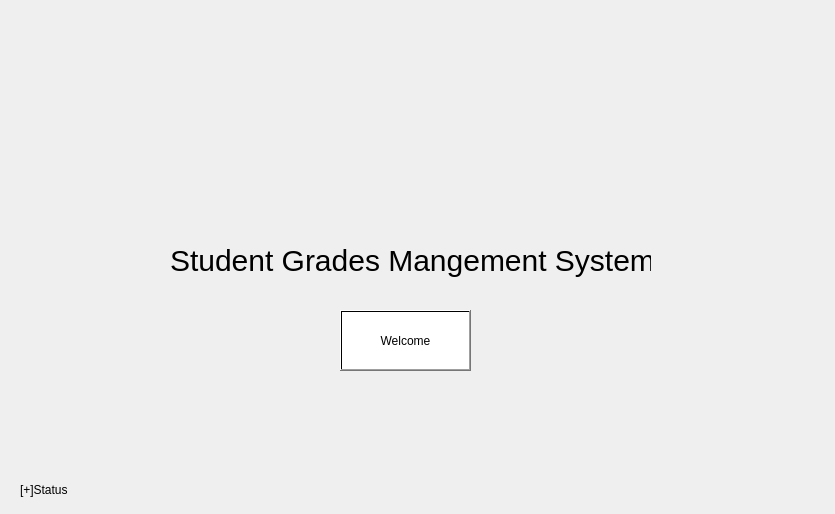
<?xml version="1.0" encoding="UTF-8"?>
<ui version="4.0">
 <class>Welcome</class>
 <widget class="QWidget" name="Welcome">
  <property name="geometry">
   <rect>
    <x>0</x>
    <y>0</y>
    <width>835</width>
    <height>514</height>
   </rect>
  </property>
  <property name="windowTitle">
   <string>Form</string>
  </property>
  <widget class="QLabel" name="title">
   <property name="geometry">
    <rect>
     <x>170</x>
     <y>240</y>
     <width>481</width>
     <height>41</height>
    </rect>
   </property>
   <property name="layoutDirection">
    <enum>Qt::LeftToRight</enum>
   </property>
   <property name="styleSheet">
    <string notr="true">QLabel{
	font-size:30px;
}</string>
   </property>
   <property name="text">
    <string>Student Grades Mangement System</string>
   </property>
  </widget>
  <widget class="QLabel" name="Pi">
   <property name="geometry">
    <rect>
     <x>230</x>
     <y>110</y>
     <width>351</width>
     <height>131</height>
    </rect>
   </property>
   <property name="layoutDirection">
    <enum>Qt::LeftToRight</enum>
   </property>
   <property name="frameShape">
    <enum>QFrame::NoFrame</enum>
   </property>
   <property name="text">
    <string/>
   </property>
   <property name="textFormat">
    <enum>Qt::AutoText</enum>
   </property>
   <property name="pixmap">
    <pixmap>../assets/logopi.png</pixmap>
   </property>
   <property name="scaledContents">
    <bool>true</bool>
   </property>
   <property name="alignment">
    <set>Qt::AlignCenter</set>
   </property>
  </widget>
  <widget class="QPushButton" name="welcome">
   <property name="geometry">
    <rect>
     <x>340</x>
     <y>310</y>
     <width>131</width>
     <height>61</height>
    </rect>
   </property>
   <property name="layoutDirection">
    <enum>Qt::LeftToRight</enum>
   </property>
   <property name="autoFillBackground">
    <bool>false</bool>
   </property>
   <property name="styleSheet">
    <string notr="true">QPushButton{
	font: 14pt &quot;Segoe UI&quot;;
	background-color: qlineargradient(spread:pad, x1:0, y1:0, x2:1, y2:1, stop:0 rgba(255, 255, 255, 255), stop:1 rgba(255, 255, 255, 255));
	border-color: qlineargradient(spread:pad, x1:0, y1:0, x2:1, y2:1, stop:0 rgba(255, 255, 255, 255), stop:1 rgba(255, 255, 255, 255));
}</string>
   </property>
   <property name="text">
    <string>Welcome</string>
   </property>
   <property name="checkable">
    <bool>false</bool>
   </property>
   <property name="checked">
    <bool>false</bool>
   </property>
   <property name="autoDefault">
    <bool>false</bool>
   </property>
   <property name="default">
    <bool>false</bool>
   </property>
   <property name="flat">
    <bool>false</bool>
   </property>
  </widget>
  <widget class="QLabel" name="status">
   <property name="geometry">
    <rect>
     <x>20</x>
     <y>480</y>
     <width>81</width>
     <height>20</height>
    </rect>
   </property>
   <property name="text">
    <string>[+]Status</string>
   </property>
  </widget>
 </widget>
 <tabstops>
  <tabstop>welcome</tabstop>
 </tabstops>
 <resources/>
 <connections/>
</ui>
